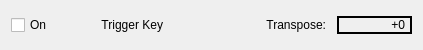
<?xml version="1.0" encoding="UTF-8"?>
<ui version="4.0">
 <class>MITTransposeBase</class>
 <widget class="QWidget" name="MITTransposeBase">
  <property name="geometry">
   <rect>
    <x>0</x>
    <y>0</y>
    <width>423</width>
    <height>50</height>
   </rect>
  </property>
  <property name="windowTitle">
   <string>MusE: Midi Input Plugin: Transpose</string>
  </property>
  <layout class="QHBoxLayout">
   <property name="spacing">
    <number>6</number>
   </property>
   <property name="leftMargin">
    <number>11</number>
   </property>
   <property name="topMargin">
    <number>11</number>
   </property>
   <property name="rightMargin">
    <number>11</number>
   </property>
   <property name="bottomMargin">
    <number>11</number>
   </property>
   <item>
    <widget class="QCheckBox" name="onCheckBox">
     <property name="text">
      <string>On</string>
     </property>
    </widget>
   </item>
   <item>
    <widget class="QLabel" name="TextLabel1">
     <property name="text">
      <string>Trigger Key</string>
     </property>
     <property name="alignment">
      <set>Qt::AlignRight|Qt::AlignTrailing|Qt::AlignVCenter</set>
     </property>
     <property name="wordWrap">
      <bool>false</bool>
     </property>
     <property name="indent">
      <number>5</number>
     </property>
    </widget>
   </item>
   <item>
    <widget class="MusEGui::PitchEdit" name="triggerKeySpinBox" native="true"/>
   </item>
   <item>
    <widget class="QLabel" name="TextLabel2">
     <property name="text">
      <string>Transpose:</string>
     </property>
     <property name="alignment">
      <set>Qt::AlignRight|Qt::AlignTrailing|Qt::AlignVCenter</set>
     </property>
     <property name="wordWrap">
      <bool>false</bool>
     </property>
     <property name="indent">
      <number>5</number>
     </property>
    </widget>
   </item>
   <item>
    <widget class="QLabel" name="transposeLabel">
     <property name="sizePolicy">
      <sizepolicy hsizetype="Preferred" vsizetype="Fixed">
       <horstretch>0</horstretch>
       <verstretch>0</verstretch>
      </sizepolicy>
     </property>
     <property name="frameShape">
      <enum>QFrame::Panel</enum>
     </property>
     <property name="lineWidth">
      <number>2</number>
     </property>
     <property name="midLineWidth">
      <number>2</number>
     </property>
     <property name="text">
      <string>+0</string>
     </property>
     <property name="alignment">
      <set>Qt::AlignRight|Qt::AlignTrailing|Qt::AlignVCenter</set>
     </property>
     <property name="wordWrap">
      <bool>false</bool>
     </property>
     <property name="margin">
      <number>2</number>
     </property>
     <property name="indent">
      <number>5</number>
     </property>
    </widget>
   </item>
  </layout>
 </widget>
 <layoutdefault spacing="6" margin="11"/>
 <customwidgets>
  <customwidget>
   <class>MusEGui::PitchEdit</class>
   <extends>QWidget</extends>
   <header>pitchedit.h</header>
  </customwidget>
 </customwidgets>
 <includes>
  <include location="local">pitchedit.h</include>
 </includes>
 <resources/>
 <connections/>
</ui>
